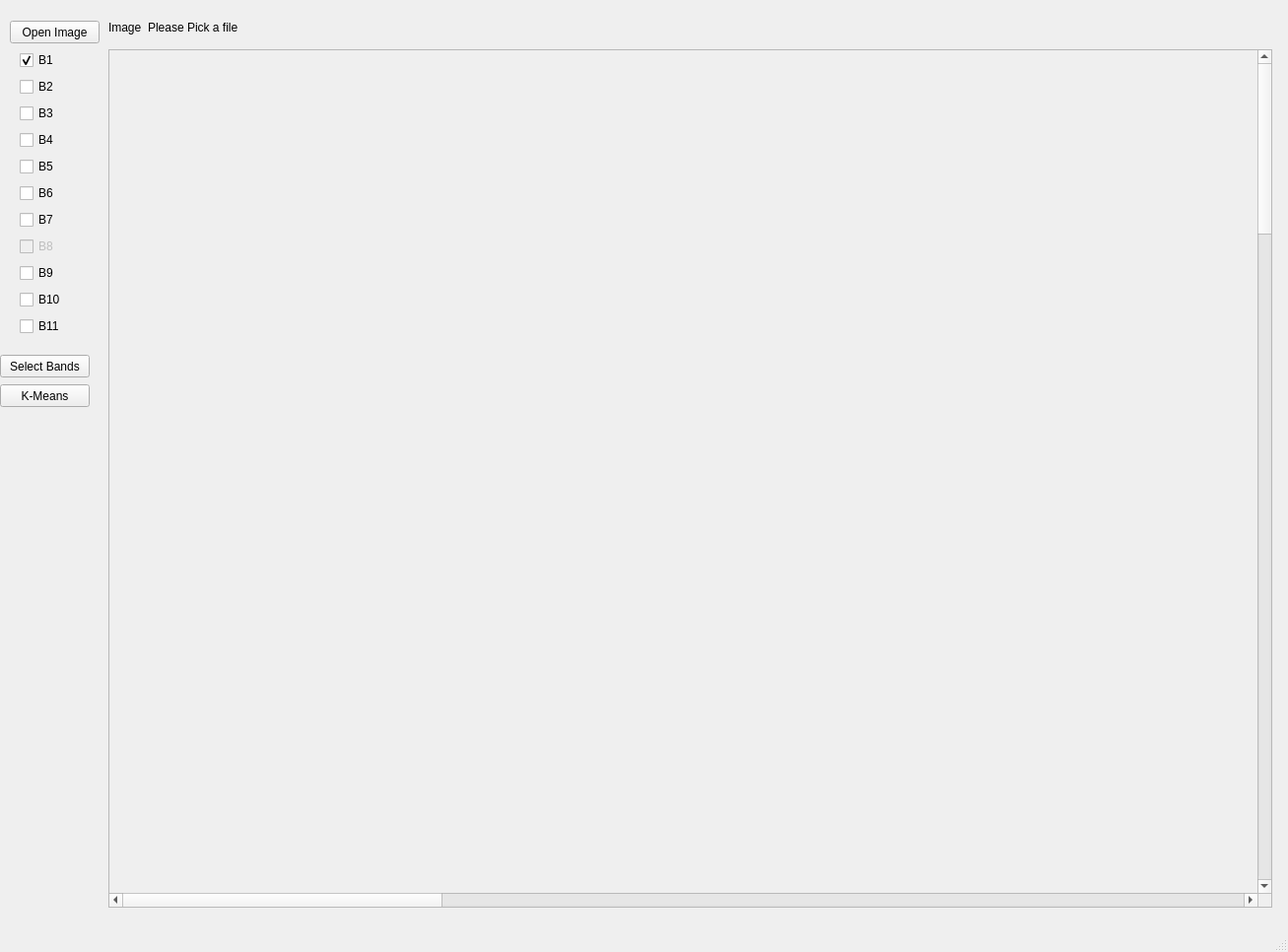
<?xml version="1.0" encoding="UTF-8"?>
<ui version="4.0">
 <class>MainWindow</class>
 <widget class="QMainWindow" name="MainWindow">
  <property name="geometry">
   <rect>
    <x>0</x>
    <y>0</y>
    <width>1307</width>
    <height>966</height>
   </rect>
  </property>
  <property name="windowTitle">
   <string>MainWindow</string>
  </property>
  <widget class="QWidget" name="centralwidget">
   <widget class="QPushButton" name="open_image_button">
    <property name="geometry">
     <rect>
      <x>10</x>
      <y>21</y>
      <width>91</width>
      <height>23</height>
     </rect>
    </property>
    <property name="text">
     <string>Open Image</string>
    </property>
   </widget>
   <widget class="QLabel" name="file_path">
    <property name="geometry">
     <rect>
      <x>150</x>
      <y>20</y>
      <width>941</width>
      <height>16</height>
     </rect>
    </property>
    <property name="text">
     <string>Please Pick a file</string>
    </property>
   </widget>
   <widget class="QLabel" name="label">
    <property name="geometry">
     <rect>
      <x>110</x>
      <y>20</y>
      <width>34</width>
      <height>16</height>
     </rect>
    </property>
    <property name="text">
     <string>Image:</string>
    </property>
   </widget>
   <widget class="QPushButton" name="load_gpu_button">
    <property name="geometry">
     <rect>
      <x>0</x>
      <y>360</y>
      <width>91</width>
      <height>23</height>
     </rect>
    </property>
    <property name="text">
     <string>Select Bands</string>
    </property>
   </widget>
   <widget class="QWidget" name="layoutWidget">
    <property name="geometry">
     <rect>
      <x>20</x>
      <y>50</y>
      <width>71</width>
      <height>303</height>
     </rect>
    </property>
    <layout class="QVBoxLayout" name="verticalLayout">
     <item>
      <widget class="QCheckBox" name="select_B1">
       <property name="text">
        <string>B1</string>
       </property>
       <property name="checked">
        <bool>true</bool>
       </property>
      </widget>
     </item>
     <item>
      <widget class="QCheckBox" name="select_B2">
       <property name="text">
        <string>B2</string>
       </property>
      </widget>
     </item>
     <item>
      <widget class="QCheckBox" name="select_B3">
       <property name="text">
        <string>B3</string>
       </property>
      </widget>
     </item>
     <item>
      <widget class="QCheckBox" name="select_B4">
       <property name="text">
        <string>B4</string>
       </property>
      </widget>
     </item>
     <item>
      <widget class="QCheckBox" name="select_B5">
       <property name="text">
        <string>B5</string>
       </property>
      </widget>
     </item>
     <item>
      <widget class="QCheckBox" name="select_B6">
       <property name="text">
        <string>B6</string>
       </property>
      </widget>
     </item>
     <item>
      <widget class="QCheckBox" name="select_B7">
       <property name="text">
        <string>B7</string>
       </property>
      </widget>
     </item>
     <item>
      <widget class="QCheckBox" name="select_B8">
       <property name="enabled">
        <bool>false</bool>
       </property>
       <property name="text">
        <string>B8</string>
       </property>
      </widget>
     </item>
     <item>
      <widget class="QCheckBox" name="select_B9">
       <property name="text">
        <string>B9</string>
       </property>
      </widget>
     </item>
     <item>
      <widget class="QCheckBox" name="select_B10">
       <property name="text">
        <string>B10</string>
       </property>
      </widget>
     </item>
     <item>
      <widget class="QCheckBox" name="select_B11">
       <property name="text">
        <string>B11</string>
       </property>
      </widget>
     </item>
    </layout>
   </widget>
   <widget class="QPushButton" name="k_means_button">
    <property name="geometry">
     <rect>
      <x>0</x>
      <y>390</y>
      <width>91</width>
      <height>23</height>
     </rect>
    </property>
    <property name="text">
     <string>K-Means</string>
    </property>
   </widget>
   <widget class="QScrollArea" name="scrollArea">
    <property name="geometry">
     <rect>
      <x>110</x>
      <y>50</y>
      <width>1181</width>
      <height>871</height>
     </rect>
    </property>
    <property name="sizePolicy">
     <sizepolicy hsizetype="Expanding" vsizetype="Expanding">
      <horstretch>0</horstretch>
      <verstretch>0</verstretch>
     </sizepolicy>
    </property>
    <property name="widgetResizable">
     <bool>false</bool>
    </property>
    <widget class="QWidget" name="scrollAreaWidgetContents_2">
     <property name="geometry">
      <rect>
       <x>0</x>
       <y>0</y>
       <width>8011</width>
       <height>8111</height>
      </rect>
     </property>
     <widget class="QLabel" name="preview">
      <property name="geometry">
       <rect>
        <x>0</x>
        <y>0</y>
        <width>8011</width>
        <height>8111</height>
       </rect>
      </property>
      <property name="text">
       <string/>
      </property>
     </widget>
    </widget>
   </widget>
   <zorder>layoutWidget</zorder>
   <zorder>open_image_button</zorder>
   <zorder>file_path</zorder>
   <zorder>label</zorder>
   <zorder>load_gpu_button</zorder>
   <zorder>k_means_button</zorder>
   <zorder>scrollArea</zorder>
   <zorder>preview</zorder>
  </widget>
  <widget class="QMenuBar" name="menubar">
   <property name="geometry">
    <rect>
     <x>0</x>
     <y>0</y>
     <width>1307</width>
     <height>21</height>
    </rect>
   </property>
  </widget>
  <widget class="QStatusBar" name="statusbar"/>
 </widget>
 <resources/>
 <connections/>
</ui>
